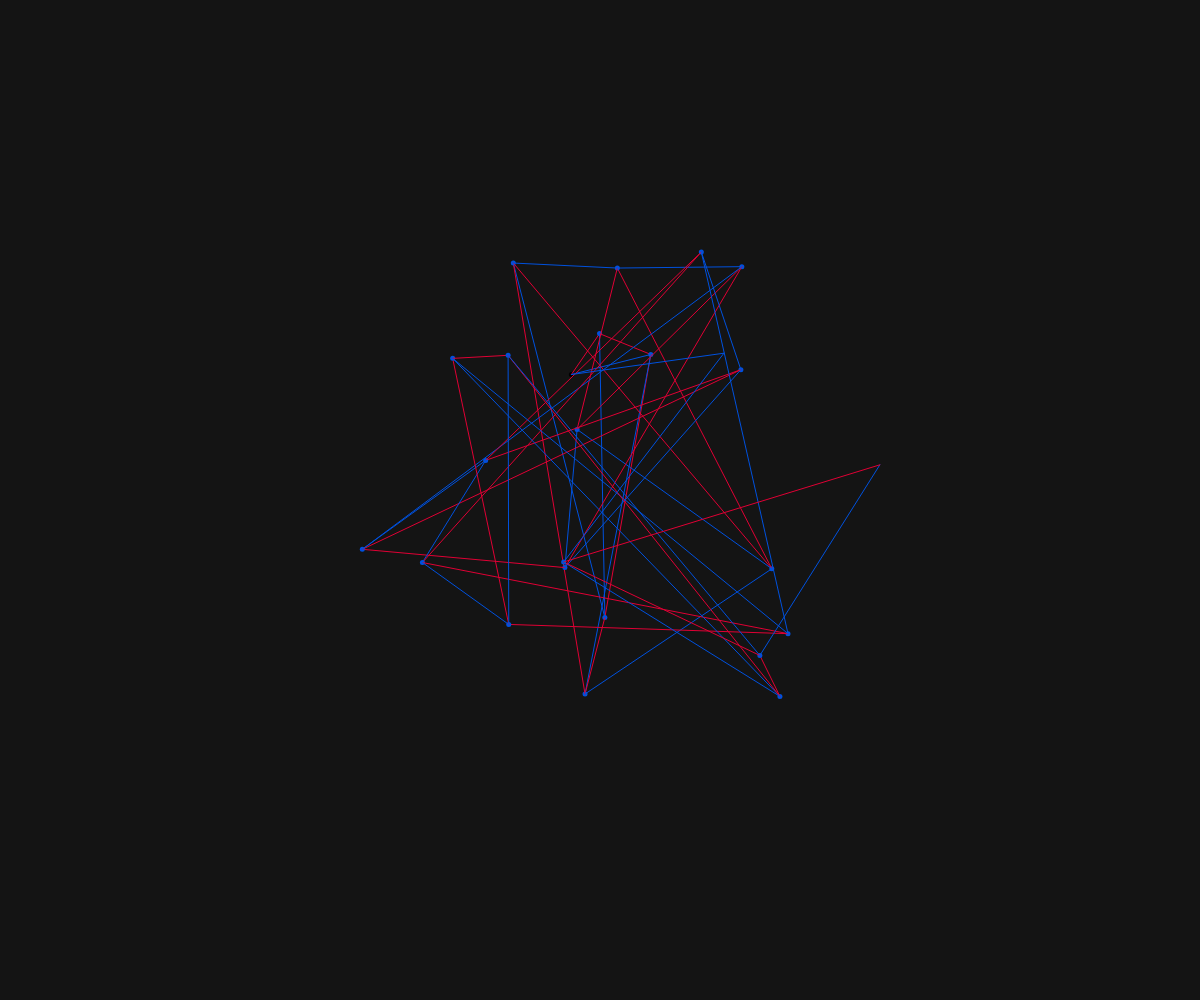
Frame 1 (no input)
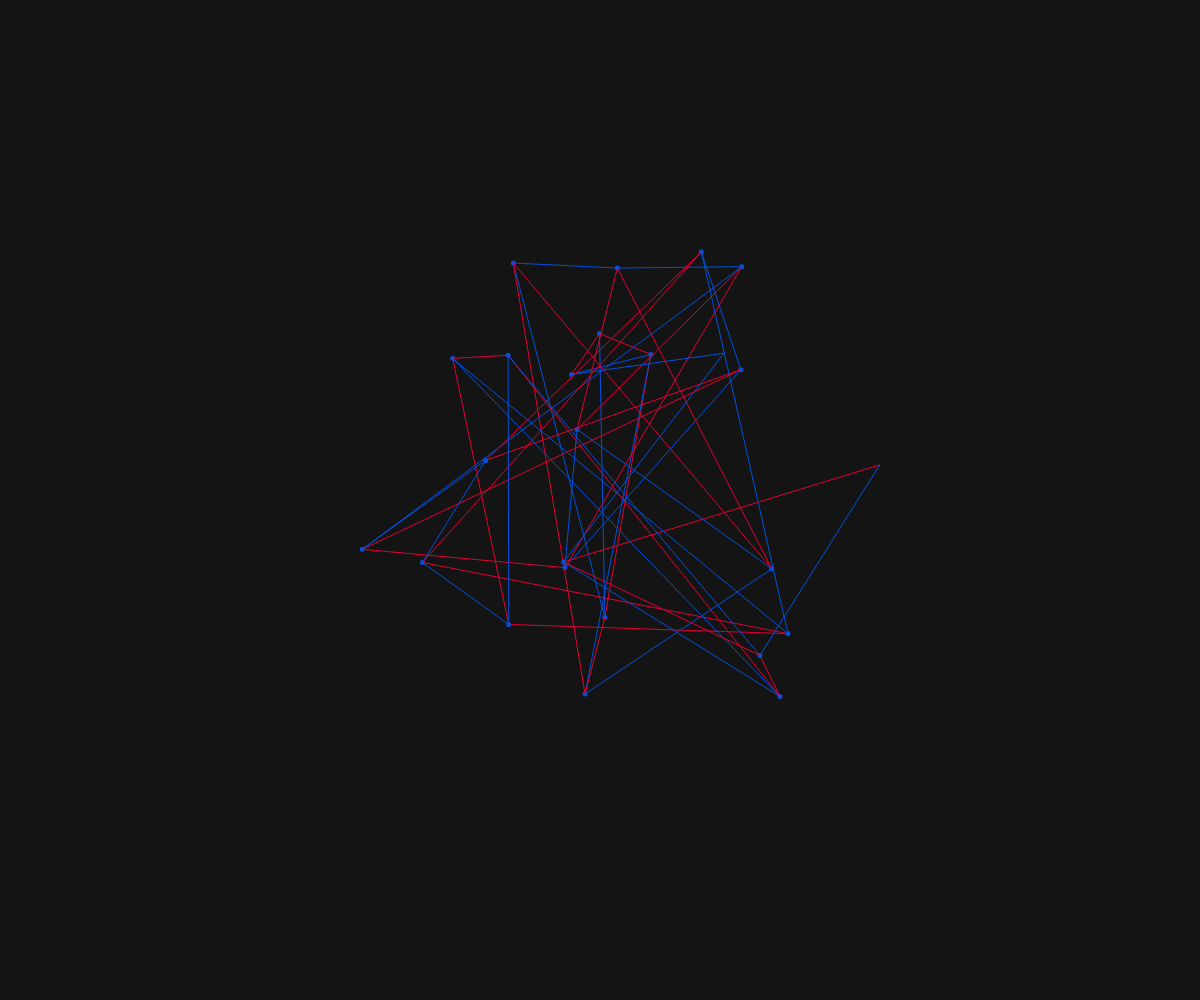
Frame 60 (no input)
Frame 120 (the mouse pressed at the canvas centre since frame 60): identical to frame 60, image omitted

The p5.js sketch that drew these frames (run headless with seeded random() and noise() and a simulated clock; from frame 60 on, the mouse is pressed at the canvas centre):

// p5.js sketch
// ── sketch.js
// Based on this sketch to generate randomly distributed dots inside a circle: 
// https://editor.p5js.org/zapra/sketches/rjIJR18fT

// Neon Edition Color Set

dots = [];
maxR = 200;

function setup() {
  createCanvas(windowWidth, windowHeight);
  makeDots(25);
}

function draw() {
  background(20);
  for (var i = 0; i < dots.length - 2; i++){
    strokeWeight(5);
    point(dots[i].x, dots[i].y);
    
    strokeWeight(1);
    stroke(224, 0, 52)
    line(dots[i].x, dots[i].y, dots[i + 1].x, dots[i + 1].y);
    stroke(0, 81, 222)
    line(dots[i].x, dots[i].y, dots[i + 2].x, dots[i + 2].y);
  }
  line(dots[0].x, dots[0].y, dots[dots.length - 1].x, dots[dots.length - 1].y);
  strokeWeight(1);
  noFill();
}

function makeDots(n){
  for (var i = 0; i < n; i++){
    const a = random(0, 2*PI);
    const r = 20 * sqrt(random(0, maxR));
    const x = width / 2 + r * cos(a);
    const y = height / 2 + r * sin(a);
    const newDot = createVector(x, y);
    dots.push(newDot);
  }

}
